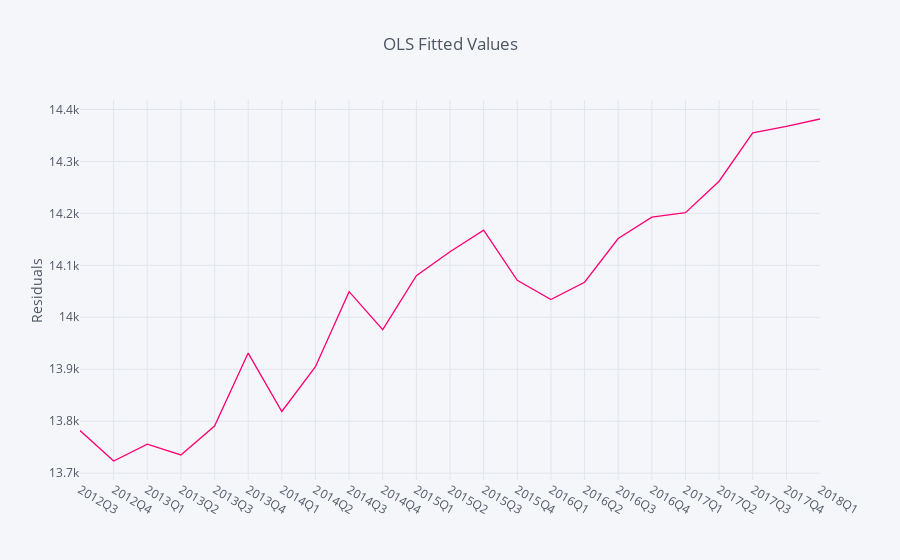

The notebook cell saved with this chart:
### Code cell
fig0 = df.iplot(
    columns=['Fitted Values'], 
    asFigure=True, 
    kind='scatter', 
    showlegend=False,
    colors = ('#ff0074'),
    yTitle='Residuals',
    x='Date',
    title='OLS Fitted Values'
    )

iplot(fig0)

### Figure 1 — Plotly figure (JSON) as saved in the notebook; plotly's stock layout.template omitted (floating-point values rounded to 4 significant figures)
{"data": [{"line": {"color": "rgba(255, 0, 116, 1.0)", "dash": "solid", "shape": "linear", "width": 1.3}, "mode": "lines", "name": "Fitted Values", "text": "", "type": "scatter", "x": ["2012Q3", "2012Q4", "2013Q1", "2013Q2", "2013Q3", "2013Q4", "2014Q1", "2014Q2", "2014Q3", "2014Q4", "2015Q1", "2015Q2", "2015Q3", "2015Q4", "2016Q1", "2016Q2", "2016Q3", "2016Q4", "2017Q1", "2017Q2", "2017Q3", "2017Q4", "2018Q1"], "y": [13780.0, 13720.0, 13760.0, 13740.0, 13790.0, 13930.0, 13820.0, 13900.0, 14050.0, 13980.0, 14080.0, 14130.0, 14170.0, 14070.0, 14030.0, 14070.0, 14150.0, 14190.0, 14200.0, 14260.0, 14360.0, 14370.0, 14380.0]}], "layout": {"legend": {"bgcolor": "#F5F6F9", "font": {"color": "#4D5663"}}, "paper_bgcolor": "#F5F6F9", "plot_bgcolor": "#F5F6F9", "showlegend": false, "title": "OLS Fitted Values", "titlefont": {"color": "#4D5663"}, "xaxis1": {"gridcolor": "#E1E5ED", "showgrid": true, "tickfont": {"color": "#4D5663"}, "title": "", "titlefont": {"color": "#4D5663"}, "zerolinecolor": "#E1E5ED"}, "yaxis1": {"gridcolor": "#E1E5ED", "showgrid": true, "tickfont": {"color": "#4D5663"}, "title": "Residuals", "titlefont": {"color": "#4D5663"}, "zerolinecolor": "#E1E5ED"}}}
